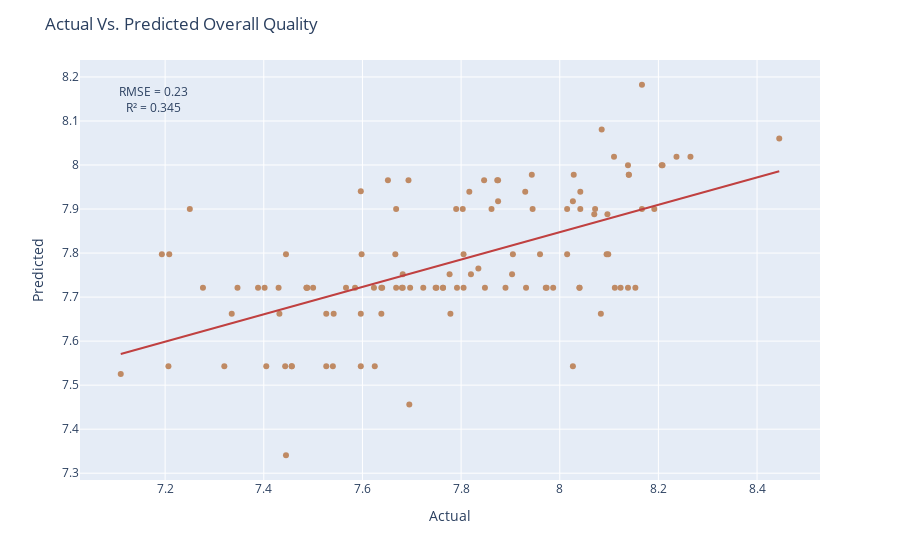
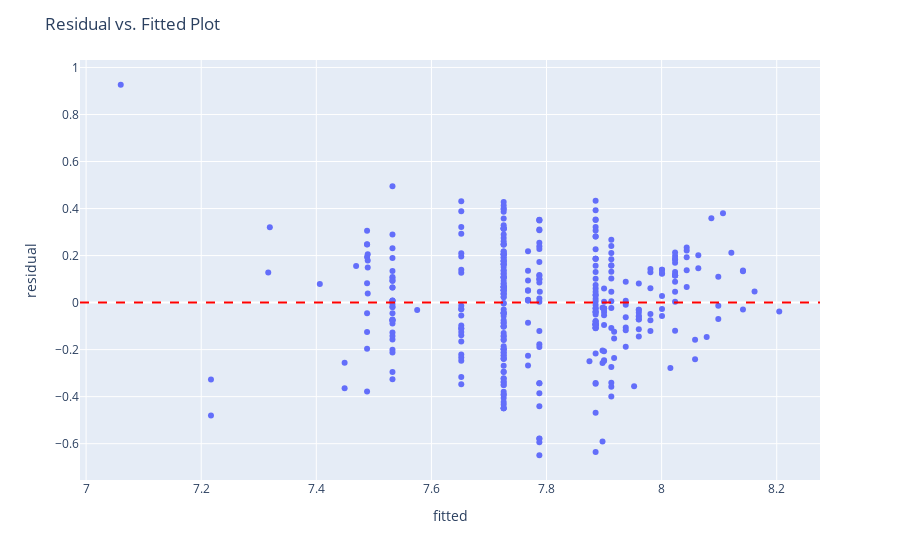

Write notebook code for charts like these, in order.
### Markdown cell above
### Model with country, species, and sweetness as predictors

### Code cell
model = smf.ols(formula='total_quality~country+species+sweetness',data=coffee).fit()
print(model.summary())

plt.figure(figsize=(12,10))

palette = ["#6F4E37", "#C04040"]

species_levels = coffee['species'].unique().tolist()

g = sns.FacetGrid(
    coffee,
    col='country',
    col_wrap=2,
    height=4,
    aspect=1,
    hue='species',
    hue_order=species_levels,
    palette=palette,
    sharex=False
)

g.map_dataframe(
    sns.scatterplot,
    x='sweetness',
    y='total_quality'
)

g.set_titles('{col_name}')
g.set_axis_labels('Sweetness', 'Overall Quality')

g.add_legend(title="Species")

g.fig.subplots_adjust(top=1)
g.fig.suptitle(
    'Sweetness and Species Influence on Overall Quality Across Countries',
    fontsize=12,
    y=1.02
)

plt.show()

# One Hot Encoder
cats=["country", "species"]
nums=['sweetness']

preprocess=ColumnTransformer(transformers=[("encoder", OneHotEncoder(drop="first", handle_unknown='ignore'),cats),
                                           ("numeric","passthrough",nums)])

# Train-test split
X=coffee[['country','species', 'sweetness']]
y=coffee['total_quality']

X_train,X_test,y_train,y_test=train_test_split(X,y,test_size=0.3,random_state=123)
ols=Pipeline(steps=[("preprocess", preprocess), ("model", LinearRegression())])
ols.fit(X_train, y_train)

# Train-test split
X=coffee[['country','species','sweetness']]
y=coffee['total_quality']

X_train,X_test,y_train,y_test=train_test_split(X,y,test_size=0.3,random_state=123)
ols=Pipeline(steps=[("preprocess", preprocess), ("model", LinearRegression())])
ols.fit(X_train, y_train)

model1=ols.named_steps["model"]
predictors=ols.named_steps["preprocess"].get_feature_names_out()

charges_pred = ols.predict(X_test)
mse = mean_squared_error(y_test, charges_pred)
rmse = mse ** 0.5
r2 = r2_score(y_test, charges_pred)

# Actual Vs. Predicted Values plot
dat = pd.DataFrame({"Actual": y_test, "Predicted": charges_pred})

fig = px.scatter(dat, x="Actual", y="Predicted", trendline="ols", color_discrete_sequence=["#BF8A64"])
fig.data[-1].line.color = "#C04040"

fig.add_annotation(
    x=0.05, y=0.95, xref="paper", yref="paper",
    text=f"RMSE = {rmse:.2f}<br>R² = {r2:.3f}",
    showarrow=False,
    font=dict(size=12)
)
fig.update_layout(title = 'Actual Vs. Predicted Overall Quality')

fig.show()

# Residual vs. fitted plot
coffee['residual']=model.resid
coffee['fitted']=model.fittedvalues

fig=px.scatter(coffee, x="fitted", y="residual")
fig.add_hline(y=0, line_dash="dash", line_color="red")
fig.update_layout(title="Residual vs. Fitted Plot")
fig.show()

# Partial regression plots
include=["species[T.Robusta]","country[T.Thailand]", 'country[T.Ethiopia]',
         'country[T.Taiwan]', 'country[T.Vietnam]', 'country[T.Colombia]',
         'country[T.Indonesia]', 'country[T.Guatemala]', 'country[T.Kenya]',
         'country[T.India]','sweetness']
graph=plt.figure(figsize=(15,15))
plot_partregress_grid(model, fig=graph,exog_idx=include)
plt.show()

### Figure 1 — Plotly figure (JSON) as saved in the notebook; plotly's stock layout.template omitted (floating-point values rounded to 4 significant figures)
{"data": [{"hovertemplate": "Actual=%{x}<br>Predicted=%{y}<extra></extra>", "legendgroup": "", "marker": {"color": "#BF8A64", "symbol": "circle"}, "mode": "markers", "name": "", "orientation": "v", "showlegend": false, "type": "scatter", "x": [7.803, 7.748, 7.75, 7.597, 7.763, 7.652, 7.597, 7.667, 8.14, 8.153, 7.43, 8.112, 7.64, 8.237, 8.027, 7.848, 7.32, 8.14, 7.682, 7.405, 8.11, 7.542, 7.638, 7.488, 8.04, 7.487, 7.93, 7.905, 8.042, 7.54, 8.095, 7.25, 7.763, 7.805, 7.972, 7.932, 8.072, 8.028, 8.445, 7.445, 7.5, 7.388, 8.097, 7.945, 7.68, 7.943, 7.723, 8.027, 7.987, 8.138, 7.792, 8.015, 8.083, 7.598, 7.567, 7.79, 7.862, 7.487, 7.432, 7.585, 7.443, 8.07, 7.527, 7.668, 7.668, 7.873, 7.96, 7.347, 7.277, 7.623, 8.167, 7.805, 8.138, 8.192, 7.457, 7.527, 7.89, 7.903, 7.625, 7.778, 7.445, 7.835, 7.193, 7.875, 7.638, 8.042, 7.597, 7.682, 8.015, 7.693, 7.207, 7.697, 8.123, 7.817, 7.777, 7.973, 8.04, 7.11, 8.098, 7.335, 7.82, 7.695, 8.085, 7.875, 7.457, 7.402, 8.208, 7.208, 8.265, 7.847, 8.167, 8.207], "xaxis": "x", "y": [7.9, 7.721, 7.721, 7.543, 7.721, 7.966, 7.941, 7.797, 7.978, 7.721, 7.721, 7.721, 7.721, 8.019, 7.917, 7.721, 7.543, 7.978, 7.721, 7.543, 8.019, 7.662, 7.721, 7.721, 7.721, 7.721, 7.939, 7.797, 7.939, 7.543, 7.797, 7.9, 7.721, 7.797, 7.721, 7.721, 7.9, 7.978, 8.06, 7.341, 7.721, 7.721, 7.888, 7.9, 7.721, 7.978, 7.721, 7.543, 7.721, 7.721, 7.721, 7.797, 7.662, 7.797, 7.721, 7.9, 7.9, 7.721, 7.662, 7.721, 7.543, 7.888, 7.543, 7.9, 7.721, 7.966, 7.797, 7.721, 7.721, 7.721, 8.182, 7.721, 8.0, 7.9, 7.543, 7.662, 7.721, 7.752, 7.543, 7.662, 7.797, 7.765, 7.797, 7.917, 7.662, 7.9, 7.662, 7.752, 7.9, 7.966, 7.543, 7.721, 7.721, 7.939, 7.752, 7.721, 7.721, 7.525, 7.797, 7.662, 7.752, 7.456, 8.081, 7.966, 7.543, 7.721, 8.0, 7.797, 8.019, 7.966, 7.9, 8.0], "yaxis": "y"}, {"hovertemplate": "<b>OLS trendline</b><br>Predicted = 0.311017 * Actual + 5.35935<br>R<sup>2</sup>=0.348931<br><br>Actual=%{x}<br>Predicted=%{y} <b>(trend)</b><extra></extra>", "legendgroup": "", "line": {"color": "#C04040"}, "marker": {"color": "#BF8A64", "symbol": "circle"}, "mode": "lines", "name": "", "showlegend": false, "type": "scatter", "x": [7.11, 7.193, 7.207, 7.208, 7.25, 7.277, 7.32, 7.335, 7.347, 7.388, 7.402, 7.405, 7.43, 7.432, 7.443, 7.445, 7.445, 7.457, 7.457, 7.487, 7.487, 7.488, 7.5, 7.527, 7.527, 7.54, 7.542, 7.567, 7.585, 7.597, 7.597, 7.597, 7.598, 7.623, 7.625, 7.638, 7.638, 7.64, 7.652, 7.667, 7.668, 7.668, 7.68, 7.682, 7.682, 7.693, 7.695, 7.697, 7.723, 7.748, 7.75, 7.763, 7.763, 7.777, 7.778, 7.79, 7.792, 7.803, 7.805, 7.805, 7.817, 7.82, 7.835, 7.847, 7.848, 7.862, 7.873, 7.875, 7.875, 7.89, 7.903, 7.905, 7.93, 7.932, 7.943, 7.945, 7.96, 7.972, 7.973, 7.987, 8.015, 8.015, 8.027, 8.027, 8.028, 8.04, 8.04, 8.042, 8.042, 8.07, 8.072, 8.083, 8.085, 8.095, 8.097, 8.098, 8.11, 8.112, 8.123, 8.138, 8.138, 8.14, 8.14, 8.153, 8.167, 8.167, 8.192, 8.207, 8.208, 8.237, 8.265, 8.445], "xaxis": "x", "y": [7.571, 7.597, 7.601, 7.601, 7.614, 7.623, 7.636, 7.641, 7.644, 7.657, 7.661, 7.662, 7.67, 7.671, 7.674, 7.675, 7.675, 7.678, 7.678, 7.688, 7.688, 7.688, 7.692, 7.7, 7.7, 7.704, 7.705, 7.713, 7.718, 7.722, 7.722, 7.722, 7.723, 7.73, 7.731, 7.735, 7.735, 7.736, 7.739, 7.744, 7.744, 7.744, 7.748, 7.748, 7.748, 7.752, 7.753, 7.753, 7.761, 7.769, 7.77, 7.774, 7.774, 7.778, 7.779, 7.782, 7.783, 7.786, 7.787, 7.787, 7.79, 7.791, 7.796, 7.8, 7.8, 7.804, 7.808, 7.809, 7.809, 7.813, 7.817, 7.818, 7.826, 7.826, 7.83, 7.83, 7.835, 7.839, 7.839, 7.843, 7.852, 7.852, 7.856, 7.856, 7.856, 7.86, 7.86, 7.86, 7.86, 7.869, 7.87, 7.873, 7.874, 7.877, 7.878, 7.878, 7.882, 7.882, 7.886, 7.891, 7.891, 7.891, 7.891, 7.895, 7.899, 7.899, 7.907, 7.912, 7.912, 7.921, 7.93, 7.986], "yaxis": "y"}], "layout": {"annotations": [{"font": {"size": 12}, "showarrow": false, "text": "RMSE = 0.23<br>R² = 0.345", "x": 0.05, "xref": "paper", "y": 0.95, "yref": "paper"}], "legend": {"tracegroupgap": 0}, "margin": {"t": 60}, "title": {"text": "Actual Vs. Predicted Overall Quality"}, "xaxis": {"anchor": "y", "domain": [0, 1], "title": {"text": "Actual"}}, "yaxis": {"anchor": "x", "domain": [0, 1], "title": {"text": "Predicted"}}}}

### Figure 2 — Plotly figure (JSON) as saved in the notebook; plotly's stock layout.template omitted (floating-point values rounded to 4 significant figures; data arrays with more than 128 entries replaced by an {"elided": "..."} marker saying what was removed)
{"data": [{"hovertemplate": "fitted=%{x}<br>residual=%{y}<extra></extra>", "legendgroup": "", "marker": {"color": "#636efa", "symbol": "circle"}, "mode": "markers", "name": "", "orientation": "v", "showlegend": false, "type": "scatter", "x": {"elided": "371 float values"}, "xaxis": "x", "y": {"elided": "371 float values"}, "yaxis": "y"}], "layout": {"legend": {"tracegroupgap": 0}, "margin": {"t": 60}, "shapes": [{"line": {"color": "red", "dash": "dash"}, "type": "line", "x0": 0, "x1": 1, "xref": "x domain", "y0": 0, "y1": 0, "yref": "y"}], "title": {"text": "Residual vs. Fitted Plot"}, "xaxis": {"anchor": "y", "domain": [0, 1], "title": {"text": "fitted"}}, "yaxis": {"anchor": "x", "domain": [0, 1], "title": {"text": "residual"}}}}
